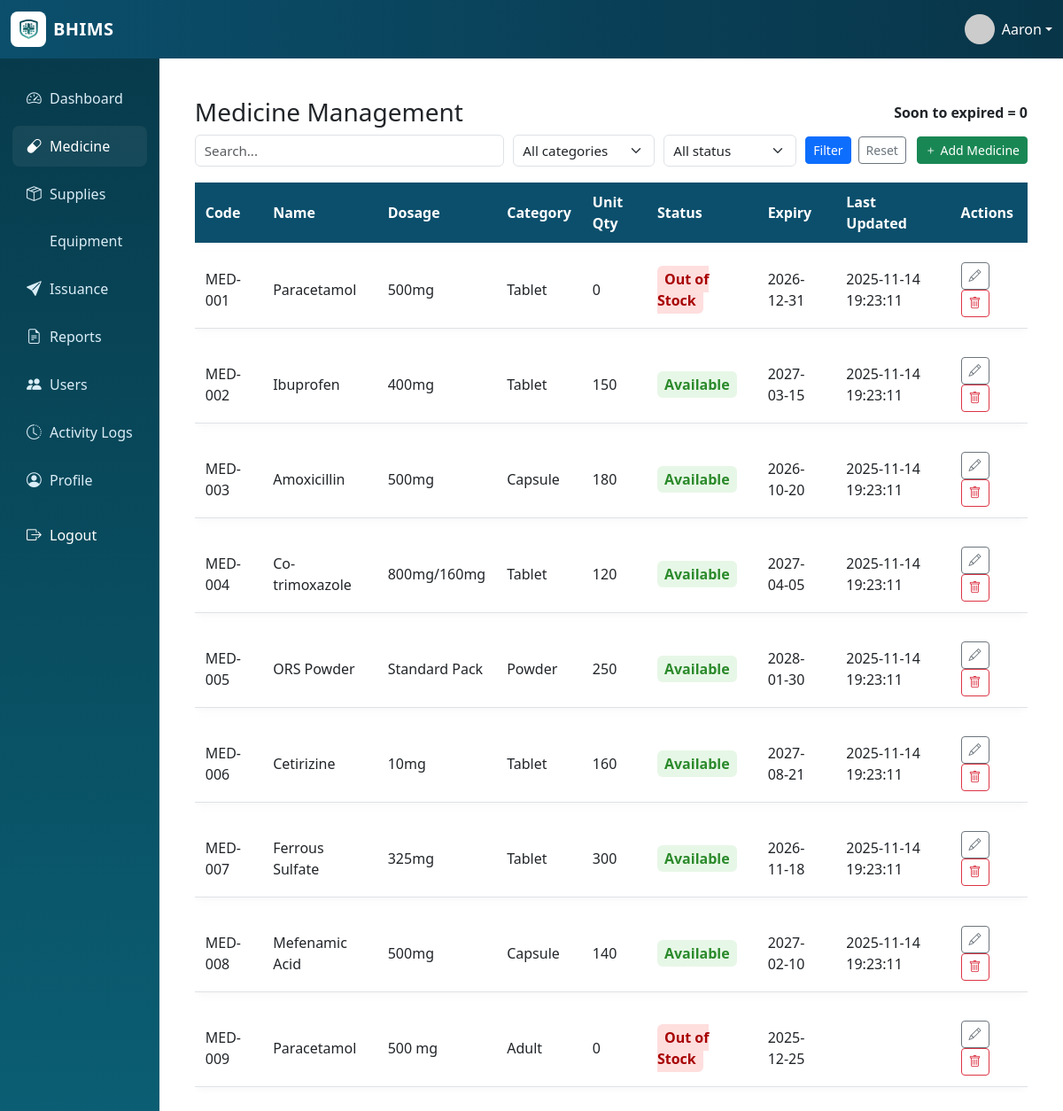
The app's page /medicine.php (signed in) with its own data.
### tables this page shows
CREATE TABLE `medicine` (
  `med_id` int(11) NOT NULL,
  `item_code` varchar(100) DEFAULT NULL,
  `item_name` varchar(255) DEFAULT NULL,
  `dosage` varchar(50) DEFAULT NULL,
  `expiry_date` date DEFAULT NULL,
  `quantity` int(11) DEFAULT 0,
  `category` varchar(50) DEFAULT NULL,
  `supplier` varchar(255) DEFAULT NULL,
  `status` enum('Available','Low Stock','Expired') DEFAULT 'Available',
  `date_received` date DEFAULT NULL,
  `added_by` int(11) DEFAULT NULL,
  `created_at` timestamp NULL DEFAULT NULL,
  `updated_at` timestamp NULL DEFAULT NULL
);

### medicine.php (the view, shortened to what this page needs)
<?php
require_once 'header.php';
require_once 'functions.php';
$search = trim($_GET['search'] ?? '');
$sql = "SELECT * FROM medicine WHERE 1=1";
$sql .= " ORDER BY updated_at DESC";
$stmt = $mysqli->prepare($sql);
$stmt->execute();
$rows = $stmt->get_result()->fetch_all(MYSQLI_ASSOC);
$derived = []; $soon_count = 0;
$today = new DateTimeImmutable('today');
foreach ($rows as $r) {
    $row = $r;
    $row['quantity'] = (int)$r['quantity'];
    $row['derived_status'] = $r['status'] ?? 'Available';
    $row['is_expired'] = false; $row['is_soon'] = false; $row['days_to_expiry'] = null;
    if (!empty($r['expiry_date']) && $r['expiry_date'] !== '0000-00-00') {
        try {
            $exp = new DateTimeImmutable($r['expiry_date']);
            $days = (int) floor(($exp->getTimestamp() - $today->getTimestamp())/86400);
            $row['days_to_expiry'] = $days;
        } catch (Exception $e) { $row['days_to_expiry'] = null; }
    }
    if ($row['is_expired']) $row['derived_status']='Expired';
    elseif ($row['quantity'] <= 0) $row['derived_status']='Out of Stock';
    elseif ($row['quantity'] < 50) $row['derived_status']='Low Stock';
    else $row['derived_status']='Available';
    $derived[] = $row;
}
?>
<!doctype html>
<html>
<head>
<link href="https://cdn.jsdelivr.net/npm/bootstrap@5.3.0/dist/css/bootstrap.min.css" rel="stylesheet">
<link href="https://cdn.jsdelivr.net/npm/bootstrap-icons@1.10.5/font/bootstrap-icons.css" rel="stylesheet">
</head>
<body>
<div class="container-fluid py-3">
  <div class="d-flex justify-content-between align-items-center mb-2">
    <h3 class="mb-0">Medicine Management</h3>
    <div class="d-flex align-items-center gap-2">
      <div style="font-weight:600">Soon to expired = <?php echo (int)$soon_count ?></div>
    </div>
  </div>
  <div class="filters-wrap">
    <div class="filters-left">
      <form id="filterForm" method="get" class="d-flex align-items-center" style="gap:10px;flex-wrap:wrap;">
        <input name="search" value="<?php echo htmlspecialchars($search)?>" placeholder="Search..." class="form-control input-search" />
        <select name="category" class="form-select input-cat">
          <option value="">All categories</option>
        </select>
        <select name="status" class="form-select input-status">
          <option value="">All status</option>
        </select>
        <div class="d-flex" style="gap:8px;">
          <button class="btn btn-sm btn-primary" type="submit">Filter</button>
          <a href="medicine.php" class="btn btn-sm btn-outline-secondary">Reset</a>
        </div>
      </form>
    </div>
    <div class="filters-right">
      <a id="openUnifiedBtn" href="medicine.php?action=add" class="btn btn-sm btn-success"><i class="bi bi-plus"></i> Add Medicine</a>
    </div>
  </div>
  <div class="table-responsive">
    <table class="table table-modern table-hover w-100">
      <thead class="bg-dark text-white">
        <tr>
          <th>Code</th><th>Name</th><th>Dosage</th><th>Category</th><th>Unit Qty</th><th>Status</th><th>Expiry</th><th>Last Updated</th><th>Actions</th>
        </tr>
      </thead>
      <tbody>
        <?php if (empty($derived)): ?>
          <tr><td colspan="9">No records found.</td></tr>
        <?php else: foreach ($derived as $r):
            $tr_class = $r['is_expired'] ? 'row-expired' : ($r['is_soon'] ? 'row-soon-expire' : '');
        ?>
          <tr class="<?php echo $tr_class ?>">
            <td><?php echo htmlspecialchars($r['item_code'])?></td>
            <td><?php echo htmlspecialchars($r['item_name'])?></td>
            <td><?php echo htmlspecialchars($r['dosage'] ?? '')?></td>
            <td><?php echo htmlspecialchars($r['category'] ?? '')?></td>
            <td><?php echo (int)$r['quantity']?></td>
            <td>
              <?php
                $ds = $r['derived_status'];
                if ($ds === 'Available') echo '<span class="badge-available">Available</span>';
                elseif ($ds === 'Low Stock') echo '<span class="badge-low">Low Stock</span>';
                elseif ($ds === 'Out of Stock') echo '<span class="badge-out">Out of Stock</span>';
                else echo '<span class="badge-expired">Expired</span>';
              ?>
            </td>
            <td><?php echo htmlspecialchars($r['expiry_date'] ?? '')?></td>
            <td><?php echo htmlspecialchars($r['updated_at'])?></td>
            <td>
              <?php
                $data_attrs = [
                  'id'=>$r['med_id'],'item_code'=>$r['item_code'],'item_name'=>$r['item_name'],
                  'dosage'=>$r['dosage'] ?? '','category'=>$r['category'] ?? '','expiry_date'=>$r['expiry_date'] ?? '',
                  'quantity'=>$r['quantity'],'supplier'=>$r['supplier'] ?? '','status'=>$r['status'] ?? '','date_received'=>$r['date_received'] ?? ''
                ];
                $data_str = '';
                foreach ($data_attrs as $k=>$v) $data_str .= ' data-'.$k.'="'.htmlspecialchars($v,ENT_QUOTES).'"';
              ?>
              <a class="btn btn-sm btn-outline-secondary openUnifiedEdit" href="medicine.php?action=edit&id=<?php echo $r['med_id']?>" <?php echo $data_str?> title="Edit"><i class="bi bi-pencil"></i></a>
              <a class="btn btn-sm btn-outline-danger" href="medicine.php?action=delete&id=<?php echo $r['med_id']?>" onclick="return confirm('Delete?')"><i class="bi bi-trash"></i></a>
            </td>
          </tr>
        <?php endforeach; endif; ?>
      </tbody>
    </table>
  </div>
</div>
</body>
</html>

### assets/css/style.css (style rules this page uses)
body { font-family: "Inter", system-ui, -apple-system, "Segoe UI", Roboto, "Helvetica Neue", Arial; background: #f3f6f9; color: #263238; }
.table thead th { background: transparent; color: #0b4f6c; font-weight: 700; border-bottom: 2px solid #e9eef3; }
.table tbody tr td { vertical-align: middle; }
.table.table-modern { border-collapse: separate; border-spacing: 0 10px; }
.table-modern thead th { background-color: #0b4f6c !important; color: #ffffff !important; font-weight: 700; border: 0; padding: 10px 12px; }
.table-modern tbody tr { background: #fbfdff; border-radius: 8px; box-shadow: 0 3px 8px rgba(10, 20, 30, 0.03); }
.table-modern tbody tr td { vertical-align: middle; padding: 12px; }
.table-modern tbody tr + tr td { border-top: 10px solid transparent; }
.badge-available { background: #e6f3ff; color: #0b66a6; border-radius: 999px; padding: 6px 10px; font-weight: 600; }
.badge-out { background: #fff1f0; color: #dc2626; border-radius: 999px; padding: 6px 10px; font-weight: 600; }

### medicine.php (style rules this page uses)
.filters-wrap { display:flex; align-items:center; justify-content:space-between; gap:12px; flex-wrap:wrap; margin-bottom:8px; }
.filters-left { align-items:center; gap:10px; flex:1 1 auto; min-width:0; flex-wrap:wrap; }
.filters-left .form-control, .filters-left .form-select { height:36px; padding:6px 10px; font-size:0.95rem; }
.input-search { flex: 1 1 220px; min-width:140px; max-width:420px; }
.input-cat { flex: 0 1 160px; min-width:120px; max-width:240px; }
.input-status { flex: 0 1 150px; min-width:120px; max-width:200px; }
.filters-right { flex: 0 0 auto; display:flex; align-items:center; gap:8px; }
.table-modern th,.table-modern td { padding:12px 10px;vertical-align:middle }
.badge-available { background:#e7f7e7;padding:4px 8px;border-radius:6px;color:#2b8a2b;font-weight:600 }
.badge-out { background:#ffdede;padding:4px 8px;border-radius:6px;color:#a80000;font-weight:700 }

### records on screen
medicine: item_code "MED-001", item_name "Paracetamol", dosage "500mg", category "Tablet", quantity "0", shows "Out of Stock", expiry_date "2026-12-31", updated_at "2025-11-14 19:23:11"
medicine: item_code "MED-002", item_name "Ibuprofen", dosage "400mg", category "Tablet", quantity "150", status "Available", expiry_date "2027-03-15", updated_at "2025-11-14 19:23:11"
medicine: item_code "MED-003", item_name "Amoxicillin", dosage "500mg", category "Capsule", quantity "180", status "Available", expiry_date "2026-10-20", updated_at "2025-11-14 19:23:11"
medicine: item_code "MED-004", item_name "Co-trimoxazole", dosage "800mg/160mg", category "Tablet", quantity "120", status "Available", expiry_date "2027-04-05", updated_at "2025-11-14 19:23:11"
medicine: item_code "MED-005", item_name "ORS Powder", dosage "Standard Pack", category "Powder", quantity "250", status "Available", expiry_date "2028-01-30", updated_at "2025-11-14 19:23:11"
medicine: item_code "MED-006", item_name "Cetirizine", dosage "10mg", category "Tablet", quantity "160", status "Available", expiry_date "2027-08-21", updated_at "2025-11-14 19:23:11"
medicine: item_code "MED-007", item_name "Ferrous Sulfate", dosage "325mg", category "Tablet", quantity "300", status "Available", expiry_date "2026-11-18", updated_at "2025-11-14 19:23:11"
medicine: item_code "MED-008", item_name "Mefenamic Acid", dosage "500mg", category "Capsule", quantity "140", status "Available", expiry_date "2027-02-10", updated_at "2025-11-14 19:23:11"
medicine: item_code "MED-009", item_name "Paracetamol", dosage "500 mg", category "Adult", quantity "0", shows "Out of Stock", expiry_date "2025-12-25"

### other values on screen
$current_user_name "Aaron"
$soon_count "0"
